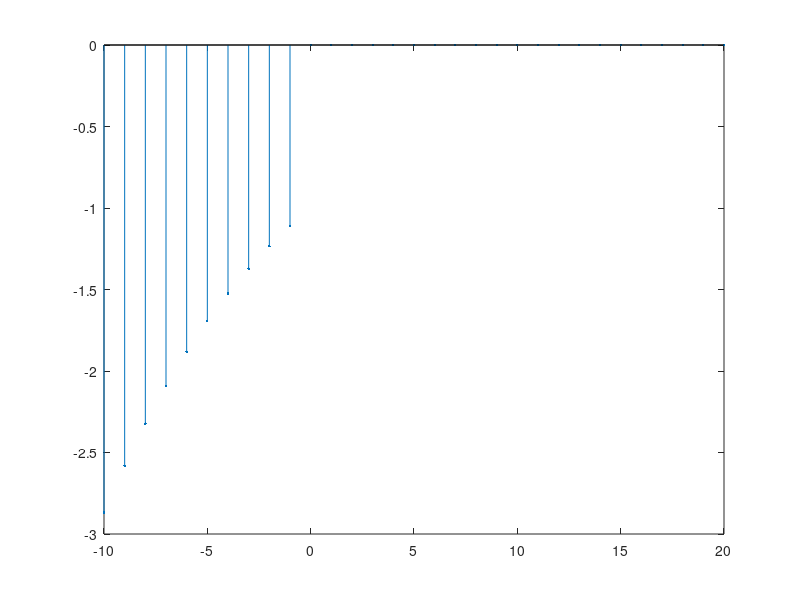

MATLAB code for this plot: (Note: this script raises an error after producing the figure.)
a = 0.9;
n = -10:20;
y = zeros(size(n));
for i = 1:length(n)
    if n(i)<=-1, 
       y(i) = -(a^n(i)); 
    end
end
axes('FontSize',18);
o = stem(n,y);
set(o(1),'Marker','.');
label('u2',18,'Time(n)','-(0.9)^n 1(-n-1)',18)

